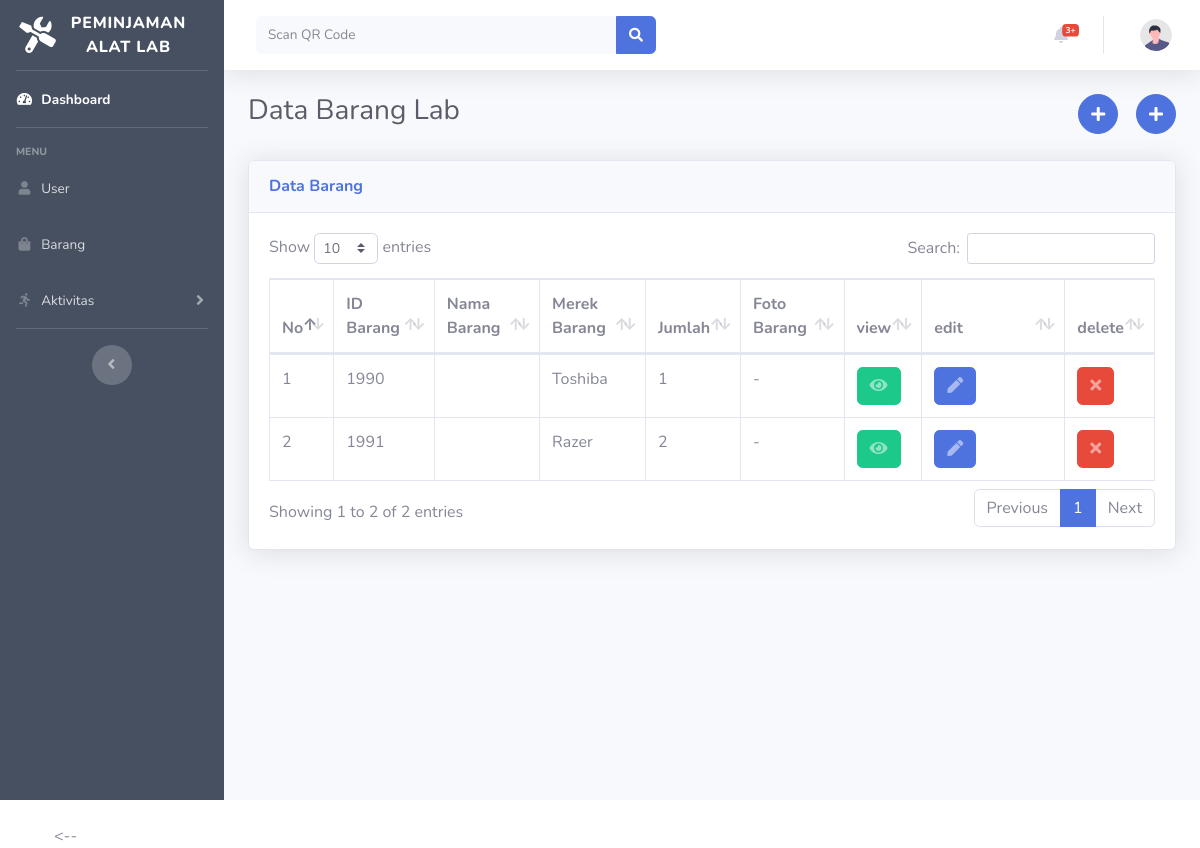
/app/views/webadmin/barang/index.php, run on an earlier commit of the app's database.
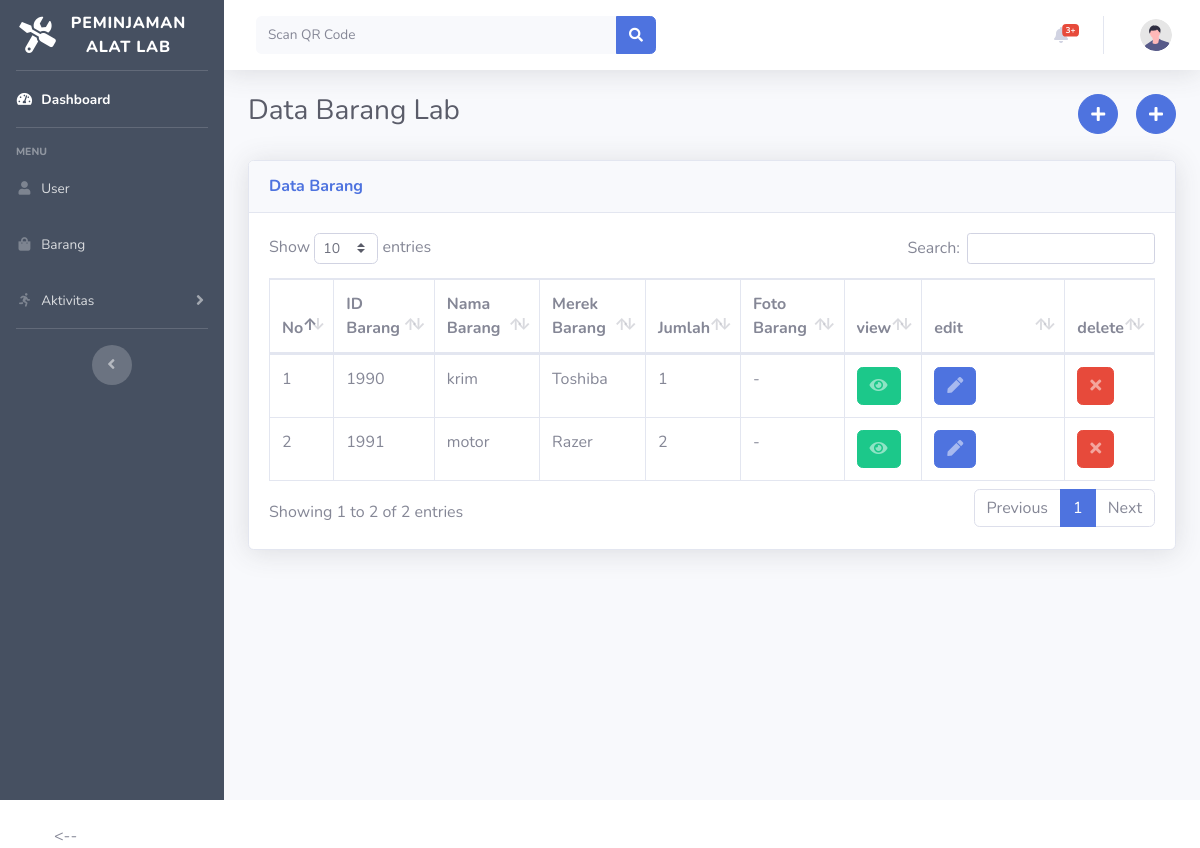
And on a later commit of the database.
### tables this page shows
CREATE TABLE `barang` (
  `Barang_id` int(100) NOT NULL,
  `Barang_lab_id` int(11) NOT NULL,
  `Barang_nama` varchar(100) NOT NULL,
  `Barang_Loker` varchar(255) NOT NULL,
  `Barang_jumlah` int(11) NOT NULL,
  `Barang_jumlah_sisa` int(11) NOT NULL,
  `Barang_merk` varchar(100) NOT NULL,
  `Barang_foto` varchar(100) NOT NULL,
  `Barang_qrcode` varchar(100) NOT NULL,
  `Barang_gudang_id` int(100) NOT NULL
);

### app/views/webadmin/barang/index.php (the view, shortened to what the changed rows need)
<?php
	require_once __DIR__.('/../../function.php');
?>
<!DOCTYPE html>
<html lang="en">
<head>
    <link href="<?= BASEURL; ?>/vendor/fontawesome-free/css/all.css" rel="stylesheet" type="text/css">
    <link href="<?= BASEURL; ?>/css/sb-admin-2.css" rel="stylesheet">
    <link href="<?= BASEURL; ?>/vendor/datatables/dataTables.bootstrap4.css" rel="stylesheet">
    <link rel="stylesheet" type="text/css" href="<?= BASEURL; ?>/plugins/DataTables/DataTables-1.11.5/css/dataTables.bootstrap4.css">
</head>
<body id="page-top">
    <div id="wrapper">
        <div id="content-wrapper" class="d-flex flex-column">
            <div id="content">
                <div class="container-fluid">
                    <br>
                    <div class="card shadow mb-4">
                        <div class="card-body">
                            <div class="table-responsive">
                                    <table class="table table-bordered" id="dataTable" width="100%" cellspacing="0">
                                    <thead>
                                        <tr>
                                            <th>No</th>
                                            <th>ID Barang</th>
                                            <th>Nama Barang</th>
                                            <th>Merek Barang</th>
                                            <th>Jumlah</th>
                                            <th>Foto Barang</th>
                                            <th>view</th>
                                            <th style="width: 100px;">edit</th>
                                            <th>delete</th>
                                        </tr>
                                    </thead>
                                    <tbody>
                                        <tr>
                                        <?php
                                        $labid= getUrlParam('Lab_id');
                                        if($labid!= NULL){
                                            $ambilsemuadatabarang = mysqli_query($conn, "select * from barang where Barang_lab_id=$labid");
                                        }
                                        elseif(isset($_SESSION['User_lab_id'])){
                                            $Userlabid=$_SESSION['User_lab_id'];
                                            $ambilsemuadatabarang = mysqli_query($conn, "select * from barang where Barang_lab_id=$Userlabid");
                                            }else{
                                            $ambilsemuadatabarang = mysqli_query($conn, "select * from barang");
                                            }
                                        $i=1;
                                        while($data = mysqli_fetch_array($ambilsemuadatabarang))
                                        {
                                            $IDBarang= $data['Barang_id'];
                                            $NamaBarang = $data['Barang_nama'];
                                            $Jumlah = $data['Barang_jumlah'];
                                            $MerekBarang = $data['Barang_merk'];
                                            if($data['Barang_foto']!="" && $data['Barang_foto']!=NULL)
                                            {
                                                $img_barang = '<img src="../img/'.$data['Barang_foto'].'" style="width: 100px;">';
                                            }else{
                                                $img_barang = "-";
                                            }
                                            ?>
                                            <td><?=$i++;?></td>
                                            <td><?=$IDBarang;?></td>
                                            <td><?=$NamaBarang;?></td>
                                            <td><?=$MerekBarang;?></td>
                                            <td><?=$Jumlah;?></td>
                                            <td><?=$img_barang;?></td>
                                            <td>
                                                    <span>
                                                    <button type= "button" class="btn btn-success" data-toggle= "modal" data-target="#lihat<?=$IDBarang;?>">
                                                            <span class="icon text-white-50">
                                                                <i class="fas fa-eye"></i>
                                                            </span>
                                                        </button>
                                                    </span>
                                            </td>
                                            <td>
                                                    <span>
                                                    <button type= "button" class="btn btn-primary" data-toggle= "modal" data-target="#edit<?=$IDBarang;?>">
                                                            <span class="icon text-white-50">
                                                                <i class="fas fa-pen"></i>
                                                            </span>
                                                        </button>
                                                    </span>
                                            </td>
                                            <td>
                                                    <span>
                                                    <button type="button" class= "btn btn-danger" data-toggle= "modal" data-target= "#delete<?=$IDBarang;?>">
                                                            <span class="icon text-white-50">
                                                                <i class="fas fa-times"></i>
                                                            </span>
                                                        </button>
                                                    </span>
                                        </td>
                                        </tr>
                                        <div>
                                        <?php
                                        }
                                        ?>
                                    </tbody>
                                    </div>
                            </div>
                        </div>
                    </div>
                </div>
            </div>
        </div>
</body>
<body>
</html>

What changed in the data, as far as the page shows it:
changed barang "Toshiba": Barang_nama (not shown) → "krim"
changed barang "Razer": Barang_nama (not shown) → "motor"
